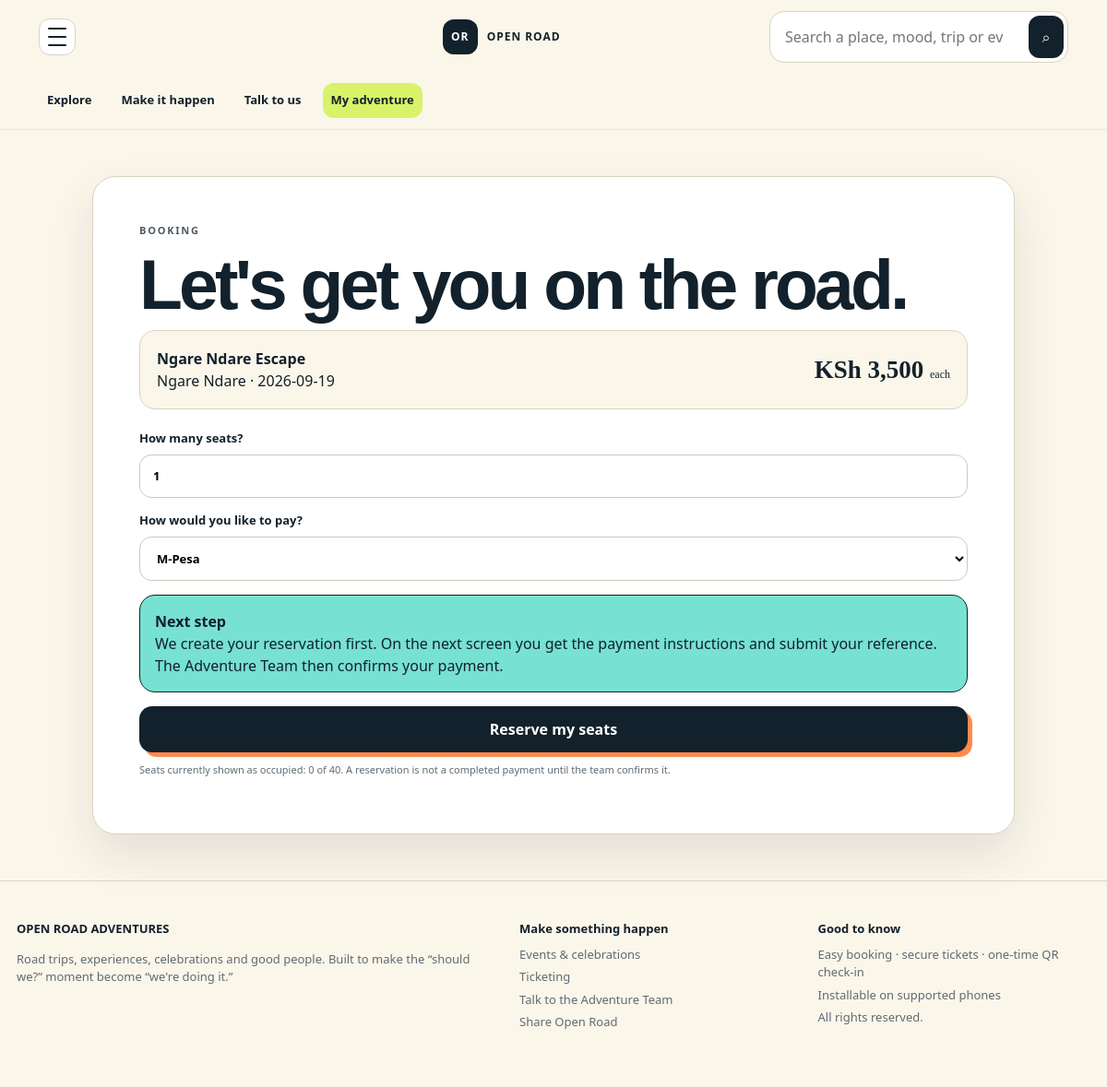
/book/ngare-ndare-escape (signed in), run on the app's committed database.
### tables this page shows
CREATE TABLE trips (
 id INTEGER PRIMARY KEY AUTOINCREMENT, slug TEXT UNIQUE NOT NULL, title TEXT NOT NULL,
 destination TEXT NOT NULL, description TEXT NOT NULL, date TEXT NOT NULL, price INTEGER NOT NULL,
 capacity INTEGER NOT NULL, pickup TEXT NOT NULL, itinerary TEXT NOT NULL, included TEXT NOT NULL,
 excluded TEXT NOT NULL, cover_image TEXT NOT NULL, gallery TEXT DEFAULT '', status TEXT NOT NULL DEFAULT 'published',
 created_at TEXT NOT NULL
);

### app/routes.py (the view, shortened to what this page needs)
@bp.route('/book/<slug>',methods=['GET','POST'])
def book(slug):
    if not session.get('user_id'):
        session['next_url']=request.path
        return redirect(url_for('public.register', next=request.path))
    db=get_db(); t=db.execute("SELECT * FROM trips WHERE slug=? AND status='published'",(slug,)).fetchone()
    if not t: abort(404)
    sold=db.execute("SELECT COALESCE(SUM(quantity),0) n FROM bookings WHERE trip_id=? AND payment_status!='cancelled'",(t['id'],)).fetchone()['n']
    return render_template('book.html',trip=t,sold=sold)

### app/db.py (called while the page is built)
def get_db():
    if 'db' not in g:
        g.db = sqlite3.connect(current_app.config['DATABASE_PATH'], timeout=30)
        g.db.row_factory = sqlite3.Row
        g.db.execute('PRAGMA foreign_keys=ON')
        g.db.execute('PRAGMA journal_mode=WAL')
        g.db.execute('PRAGMA busy_timeout=30000')
    return g.db

### app/routes.py (called while the page is built)
def log_visit():
    if request.path.startswith('/static/') or request.path.startswith('/media/') or request.path.startswith('/api/'):
        return
    key=request.cookies.get('visitor_key') or secrets.token_urlsafe(16)
    db=get_db(); db.execute('INSERT INTO visits(visitor_key,path,created_at) VALUES(?,?,?)',(key,request.path,now())); db.commit(); request._visitor_key=key

@bp.before_request
def before(): log_visit()

@bp.after_request
def visitor_cookie(response):
    key=getattr(request,'_visitor_key',None)
    if key and not request.cookies.get('visitor_key'):
        response.set_cookie('visitor_key',key,max_age=31536000,httponly=True,samesite='Lax',secure=request.is_secure)
    return response

@bp.before_request
def _ensure_stuff_session():
    uid = session.get('user_id')
    if session.get('_stuff_user_id') != uid:
        session.pop('stuff_unlocked', None)
        session['_stuff_user_id'] = uid

### app/security.py (called while the page is built)
def now():
    return datetime.now(timezone.utc).replace(microsecond=0).isoformat()

### app/templates/book.html
{% extends 'base.html' %}{% block content %}<section class="form-page"><div class="form-card wide"><div class="eyebrow">BOOKING</div><h1>Let's get you on the road.</h1><div class="booking-head"><div><b>{{ trip.title }}</b><span>{{ trip.destination }} · {{ trip.date }}</span></div><div class="booking-price">KSh {{ '{:,.0f}'.format(trip.price) }} <small>each</small></div></div><form method="post"><label>How many seats?<input type="number" name="quantity" min="1" max="10" value="1" required></label><label>How would you like to pay?<select name="payment_method"><option>M-Pesa</option><option>Bank / transfer</option><option>Other arranged payment</option></select></label><div class="payment-help"><b>Next step</b><span>We create your reservation first. On the next screen you get the payment instructions and submit your reference. The Adventure Team then confirms your payment.</span></div><button class="button primary full">Reserve my seats</button></form><p class="micro">Seats currently shown as occupied: {{ sold }} of {{ trip.capacity }}. A reservation is not a completed payment until the team confirms it.</p></div></section>{% endblock %}

### app/static/style.css (style rules this page uses)
:root { --ink:#12212b;--muted:#5f6b73;--cream:#fbf6ea;--paper:#fffdf7;--line:#d9d3c5;--lime:#d8f36a;--orange:#ff8b4c;--aqua:#77e1d2;--pink:#ff8fb6;--blue:#87b8ff;--shadow:0 22px 50px rgba(18,33,43,.10);--radius:24px }
* { box-sizing:border-box }
html { scroll-behavior:smooth }
body { margin:0;background:var(--cream);color:var(--ink);font-family:'DM Sans',system-ui,sans-serif;line-height:1.5 }
button,input,textarea,select { font:inherit }
.eyebrow { font-size:11px;letter-spacing:.16em;font-weight:800;text-transform:uppercase;color:#4e5a62 }
.hero-copy h1,.detail-copy h1,.trip-big-copy h1,.account-hero h1,.search-hero h1,.form-card h1,.booking-success h1 { font-family:'Space Grotesk',sans-serif;font-size:clamp(48px,6.4vw,88px);line-height:.94;letter-spacing:-.05em;margin:14px 0 }
.button { display:inline-flex;justify-content:center;align-items:center;border:0;border-radius:14px;padding:13px 18px;font-weight:800;cursor:pointer }
.button.primary { background:var(--ink);color:#fff;box-shadow:5px 5px 0 var(--orange) }
.button.full { width:100% }
.form-page { min-height:70vh;display:grid;place-items:center;padding:50px 18px }
.form-card,.booking-success { width:min(760px,100%);background:#fff;border:1px solid var(--line);border-radius:25px;padding:clamp(24px,5vw,50px);box-shadow:var(--shadow) }
.form-card.wide,.booking-success.wide { width:min(1000px,100%) }
form { display:grid;gap:15px;margin-top:22px }
label { display:grid;gap:7px;font-size:13px;font-weight:800 }
input,textarea,select { width:100%;border:1px solid #cfc9bd;border-radius:13px;padding:13px 14px;background:#fff;outline:none }
.micro { font-size:11px;color:var(--muted);line-height:1.5 }
.booking-head { display:flex;justify-content:space-between;align-items:center;background:var(--cream);border:1px solid var(--line);padding:18px;border-radius:17px }
.booking-head b,.booking-head span { display:block }
.booking-price { font:700 27px 'Space Grotesk' }
.booking-price small { font:12px 'DM Sans';font-weight:500 }
.payment-help,.payment-box { background:var(--aqua);border:1px solid var(--ink);padding:16px;border-radius:17px }
.payment-help b,.payment-help span { display:block }
:root { --stuff-bg:#f7f1e5;--stuff-paper:#fffdf8;--stuff-ink:#172630;--stuff-muted:#6c767b;--stuff-line:#ded7c9;--stuff-soft:#f0eadf;--stuff-lime:#dcf56e;--stuff-aqua:#9de5db;--stuff-peach:#ffc59f;--stuff-rose:#f7b4ca;--stuff-blue:#b9d6ff;--stuff-shadow:0 24px 65px rgba(23,38,48,.09) }

### data on the page
trips: title "Ngare Ndare Escape", destination "Ngare Ndare", date "2026-09-19", price "3,500", capacity "40"

### other printed values
{{ sold }} "0"
